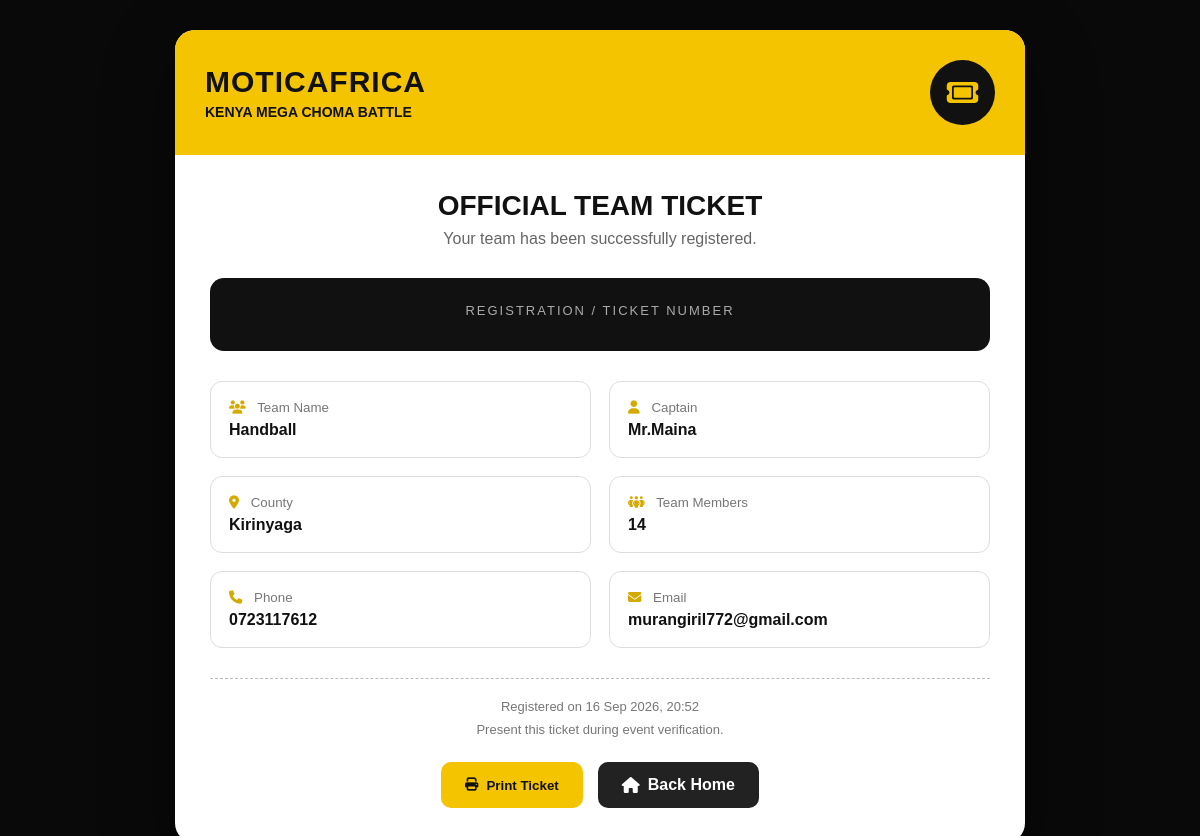
Page /team/ticket/1/ on the committed database.
### moticapp/models.py (models this page shows, shortened)
class Team(models.Model):
    team_name = models.CharField(max_length=150)
    captain_name = models.CharField(max_length=150)
    phone_number = models.CharField(max_length=20)
    email = models.EmailField()
    county = models.CharField(max_length=100)
    number_of_members = models.PositiveIntegerField()
    team_description = models.TextField(blank=True)
    ticket_number = models.CharField(
        max_length=30,
        blank=True,
        default=""
    )
    PAYMENT_STATUS = [
        ('Pending', 'Pending'),
        ('Paid', 'Paid'),
        ('Cancelled', 'Cancelled'),
    ]
    payment_reference = models.CharField(
        max_length=100,
        blank=True,
        null=True
    )
    payment_status = models.CharField(
        max_length=20,
        choices=PAYMENT_STATUS,
        default='Pending'
    )
    payment_reference = models.CharField(
        max_length=100,
        blank=True
    )
    payment_amount = models.DecimalField(
        max_digits=10,
        decimal_places=2,
        default=5000
    )
    created_at = models.DateTimeField(auto_now_add=True)

### moticapp/views.py (the view)
def team_ticket(request, team_id):
    team = Team.objects.get(id=team_id)
    return render(request, 'team_ticket.html', {
        'team': team
    })

### Templates/team_ticket.html (shortened to what this page needs)
<!DOCTYPE html>
{% load static %}
<html lang="en">
<head>
    <link rel="stylesheet"
          href="https://cdnjs.cloudflare.com/ajax/libs/font-awesome/6.5.2/css/all.min.css">
</head>
<body>
<div class="ticket-wrapper">
    <div class="ticket">
        <div class="ticket-header">
            <div class="brand">
                <h1>MOTICAFRICA</h1>
                <p>KENYA MEGA CHOMA BATTLE</p>
            </div>
            <div class="ticket-icon">
                <i class="fa-solid fa-ticket"></i>
            </div>
        </div>
        <div class="ticket-body">
            <div class="battle-title">
                <h2>OFFICIAL TEAM TICKET</h2>
                <p>
                    Your team has been successfully registered.
                </p>
            </div>
            <div class="ticket-number">
                <span>Registration / Ticket Number</span>
            </div>
            <div class="details">
                <div class="detail">
                    <small>
                        <i class="fa-solid fa-users"></i>
                        Team Name
                    </small>
                    <strong>
                        {{ team.team_name }}
                    </strong>
                </div>
                <div class="detail">
                    <small>
                        <i class="fa-solid fa-user"></i>
                        Captain
                    </small>
                    <strong>
                        {{ team.captain_name }}
                    </strong>
                </div>
                <div class="detail">
                    <small>
                        <i class="fa-solid fa-location-dot"></i>
                        County
                    </small>
                    <strong>
                        {{ team.county }}
                    </strong>
                </div>
                <div class="detail">
                    <small>
                        <i class="fa-solid fa-people-group"></i>
                        Team Members
                    </small>
                    <strong>
                        {{ team.number_of_members }}
                    </strong>
                </div>
                <div class="detail">
                    <small>
                        <i class="fa-solid fa-phone"></i>
                        Phone
                    </small>
                    <strong>
                        {{ team.phone_number }}
                    </strong>
                </div>
                <div class="detail">
                    <small>
                        <i class="fa-solid fa-envelope"></i>
                        Email
                    </small>
                    <strong>
                        {{ team.email }}
                    </strong>
                </div>
            </div>
            <div class="footer">
                <p>
                    Registered on {{ team.created_at|date:"d M Y, H:i" }}
                </p>
                <p style="margin-top: 8px;">
                    Present this ticket during event verification.
                </p>
            </div>
            <div class="actions">
                <button
                    onclick="window.print()"
                    class="btn btn-print">
                    <i class="fa-solid fa-print"></i>
                    Print Ticket
                </button>
                <a href="{% url 'index' %}"
                   class="btn btn-home">
                    <i class="fa-solid fa-house"></i>
                    Back Home
                </a>
            </div>
        </div>
    </div>
</div>
</body>
</html>

### Templates/team_ticket.html (style rules this page uses)
* { margin: 0; padding: 0; box-sizing: border-box; }
body { font-family: Arial, sans-serif; background: #090909; color: #fff; min-height: 100vh; display: flex; justify-content: center; align-items: center; padding: 30px 15px; }
.ticket-wrapper { width: 100%; max-width: 850px; }
.ticket { background: #fff; color: #111; border-radius: 20px; overflow: hidden; box-shadow: 0 25px 70px rgba(0,0,0,.45); }
.ticket-header { background: #f4c400; padding: 30px; display: flex; justify-content: space-between; align-items: center; gap: 20px; }
.brand h1 { font-size: 30px; font-weight: 900; letter-spacing: 1px; }
.brand p { margin-top: 5px; font-size: 14px; font-weight: bold; }
.ticket-icon { width: 65px; height: 65px; background: #111; color: #f4c400; border-radius: 50%; display: flex; justify-content: center; align-items: center; font-size: 28px; }
.ticket-body { padding: 35px; }
.battle-title { text-align: center; margin-bottom: 30px; }
.battle-title h2 { font-size: 28px; font-weight: 900; }
.battle-title p { margin-top: 8px; color: #666; }
.ticket-number { background: #111; color: #f4c400; padding: 25px; border-radius: 14px; text-align: center; margin-bottom: 30px; }
.ticket-number span { display: block; font-size: 13px; color: #aaa; margin-bottom: 8px; text-transform: uppercase; letter-spacing: 2px; }
.details { display: grid; grid-template-columns: repeat(2, 1fr); gap: 18px; }
.detail { border: 1px solid #ddd; border-radius: 12px; padding: 18px; }
.detail i { color: #d5aa00; margin-right: 8px; }
.detail small { display: block; color: #777; margin-bottom: 6px; }
.detail strong { font-size: 16px; word-break: break-word; }
.footer { border-top: 1px dashed #bbb; margin-top: 30px; padding-top: 20px; text-align: center; color: #777; font-size: 13px; }
.actions { display: flex; justify-content: center; gap: 15px; margin-top: 25px; }
.btn { border: none; padding: 14px 24px; border-radius: 10px; font-weight: bold; cursor: pointer; text-decoration: none; display: inline-flex; align-items: center; gap: 8px; }
.btn-print { background: #f4c400; color: #111; }
.btn-home { background: #222; color: #fff; }

### rows in the picture
Team: team_name "Handball", captain_name "Mr.Maina", county "Kirinyaga", number_of_members "14", phone_number "0723117612", email "murangiril772@gmail.com", created_at "16 Sep 2026, 20:52"
